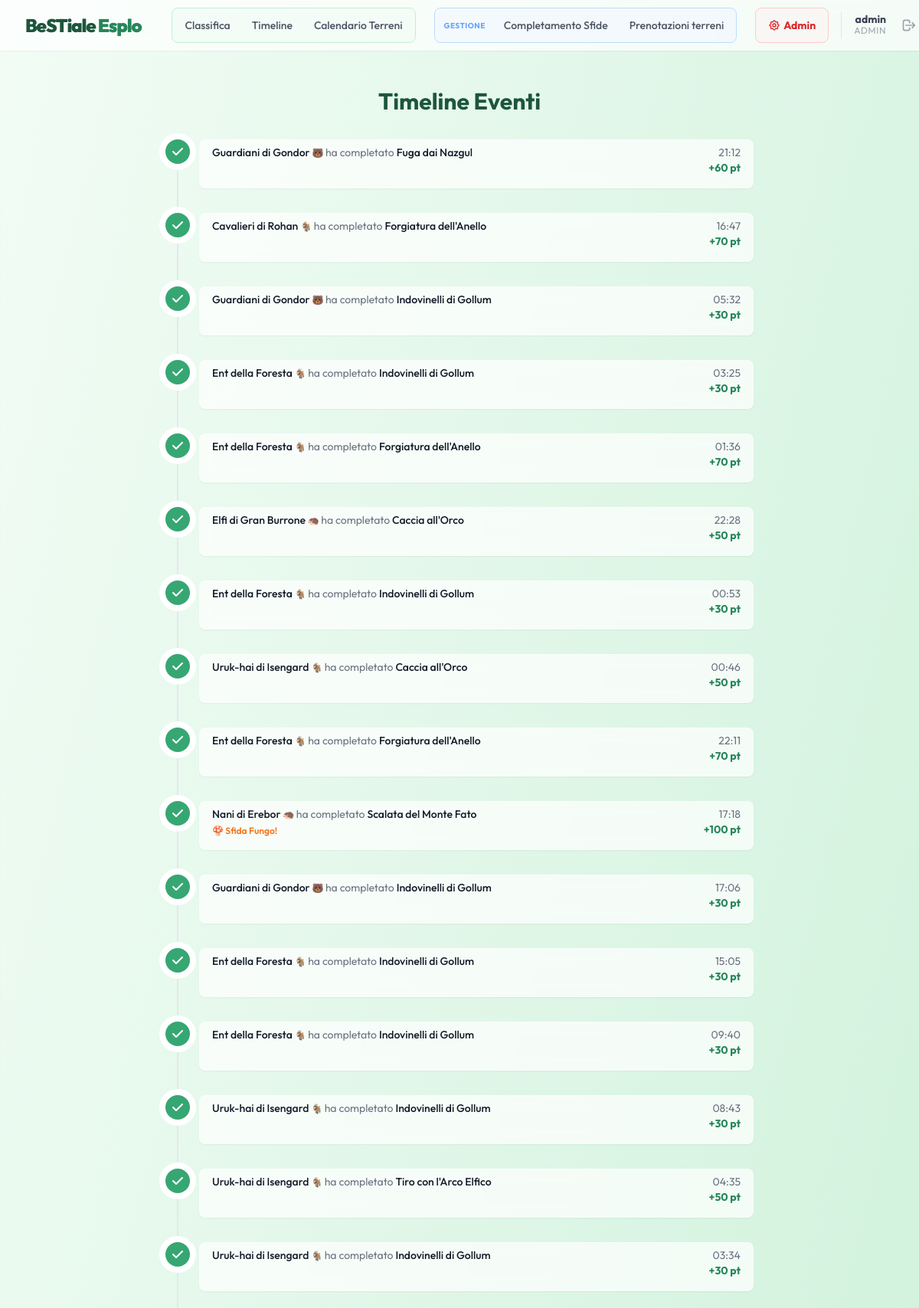
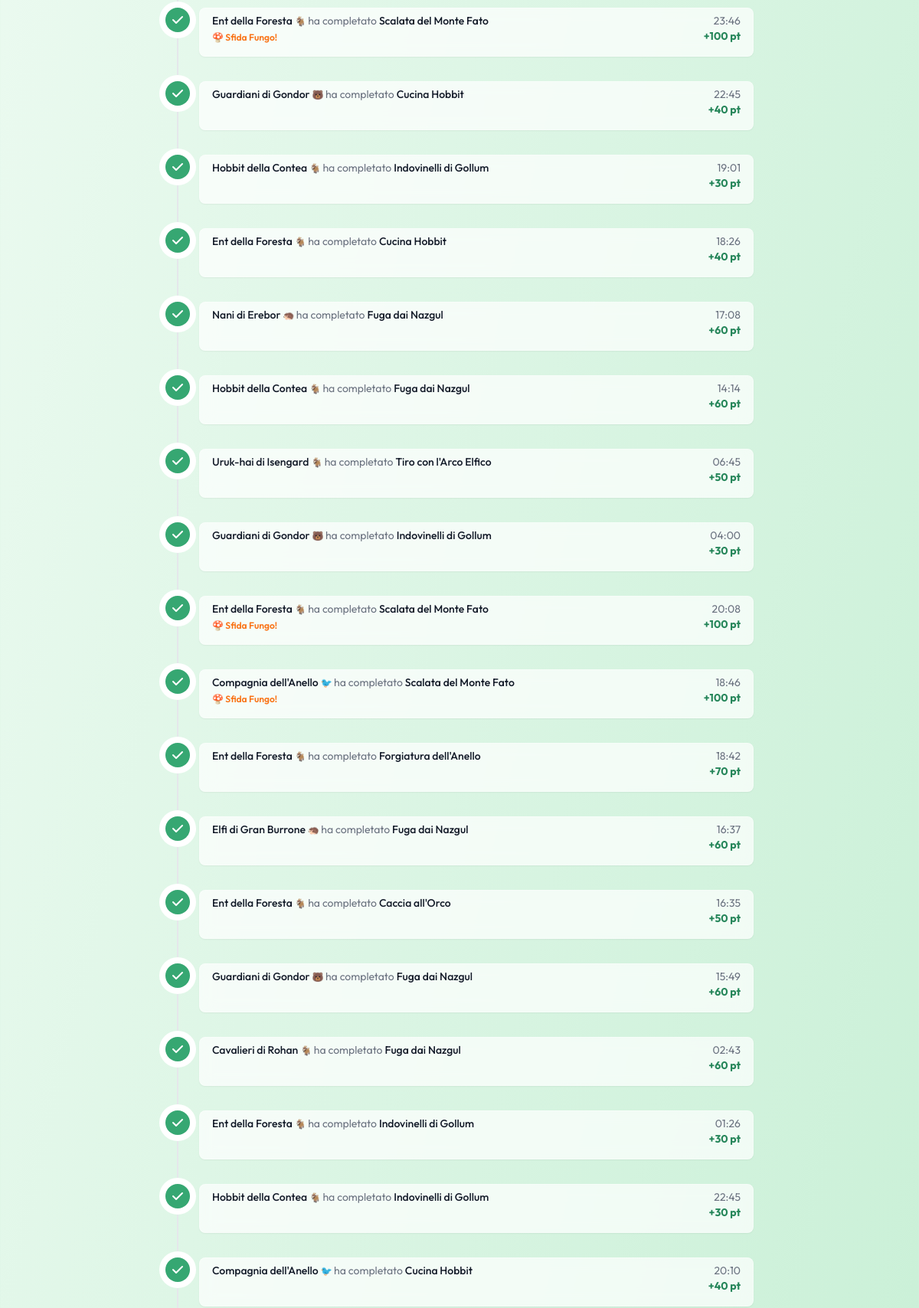
/timeline (signed in, upper part), run on the app's committed database (2 pictures, top to bottom).
### app/models.py (models this page shows)
class User(Base):
    __tablename__ = "users"
    id: Mapped[int] = mapped_column(primary_key=True, index=True)
    username: Mapped[str] = mapped_column(unique=True, index=True)
    password_hash: Mapped[str] = mapped_column()
    role: Mapped[str] = mapped_column()  # 'unit', 'tech', 'admin'
    unita_id: Mapped[int | None] = mapped_column(ForeignKey("unita.id"), nullable=True)
    unita: Mapped[Optional["Unita"]] = relationship()

class Completion(Base):
    __tablename__ = "completions"
    id: Mapped[int] = mapped_column(primary_key=True, index=True)
    pattuglia_id: Mapped[int] = mapped_column(ForeignKey("pattuglie.id"))
    challenge_id: Mapped[int] = mapped_column(ForeignKey("challenges.id"))
    timestamp: Mapped[datetime] = mapped_column(default=datetime.utcnow)
    pattuglia: Mapped["Pattuglia"] = relationship(back_populates="completions")
    challenge: Mapped["Challenge"] = relationship(back_populates="completions")

class Pattuglia(Base):
    __tablename__ = "pattuglie"
    id: Mapped[int] = mapped_column(primary_key=True, index=True)
    name: Mapped[str] = mapped_column(unique=True, index=True)
    capo_pattuglia: Mapped[str] = mapped_column()
    unita_id: Mapped[int] = mapped_column(ForeignKey("unita.id"))
    current_score: Mapped[int] = mapped_column(default=0)
    unita: Mapped["Unita"] = relationship(back_populates="pattuglie")
    completions: Mapped[list["Completion"]] = relationship(back_populates="pattuglia")

class Challenge(Base):
    __tablename__ = "challenges"
    id: Mapped[int] = mapped_column(primary_key=True, index=True)
    name: Mapped[str] = mapped_column(unique=True, index=True)
    description: Mapped[str] = mapped_column()
    points: Mapped[int] = mapped_column()
    is_fungo: Mapped[bool] = mapped_column(default=False)
    reward_tokens: Mapped[int] = mapped_column(default=0)
    completions: Mapped[list["Completion"]] = relationship(back_populates="challenge")

### app/routers/public.py (the view)
@router.get("/timeline", response_class=HTMLResponse)
async def timeline_page(request: Request, db: Session = Depends(get_db), user: User = Depends(get_authenticated_user)):
    completions = (
        db.query(Completion)
        .options(joinedload(Completion.pattuglia), joinedload(Completion.challenge))
        .order_by(Completion.timestamp.desc())
        .limit(100)
        .all()
    )
    unique_completions = []
    seen_ids = set()
    for c in completions:
        if c.id not in seen_ids:
            unique_completions.append(c)
            seen_ids.add(c.id)
    return templates.TemplateResponse(
        "timeline.html", {"request": request, "completions": unique_completions, "user": user}
    )

### app/templates/timeline.html
{% extends "base.html" %}
{% block content %}
<div class="max-w-3xl mx-auto px-4 py-6 sm:px-0">
    <h1 class="text-3xl font-bold text-scout-800 mb-8 text-center">Timeline Eventi</h1>
    <div class="flow-root">
        <ul role="list" class="-mb-8">
            {% for c in completions %}
            <li>
                <div class="relative pb-8">
                    {% if not loop.last %}
                    <span class="absolute top-4 left-4 -ml-px h-full w-0.5 bg-gray-200" aria-hidden="true"></span>
                    {% endif %}
                    <div class="relative flex space-x-3">
                        <div>
                            <span
                                class="h-8 w-8 rounded-full bg-scout-500 flex items-center justify-center ring-8 ring-white">
                                <svg class="h-5 w-5 text-white" xmlns="http://www.w3.org/2000/svg" viewBox="0 0 20 20"
                                    fill="currentColor" aria-hidden="true">
                                    <path fill-rule="evenodd"
                                        d="M16.707 5.293a1 1 0 010 1.414l-8 8a1 1 0 01-1.414 0l-4-4a1 1 0 011.414-1.414L8 12.586l7.293-7.293a1 1 0 011.414 0z"
                                        clip-rule="evenodd" />
                                </svg>
                            </span>
                        </div>
                        <div
                            class="min-w-0 flex-1 pt-1.5 flex justify-between space-x-4 glass p-4 rounded-lg shadow-sm ml-2">
                            <div>
                                <p class="text-sm text-gray-500">
                                    <span class="font-medium text-gray-900">{{ c.pattuglia.name }}</span>
                                    <span class="text-xs text-gray-400">
                                        {% if c.pattuglia.unita.sottocampo == 'Alpino' %}🐐{% elif
                                        c.pattuglia.unita.sottocampo == 'Prealpino' %}🦔{% elif
                                        c.pattuglia.unita.sottocampo == 'Montano' %}🐻{% elif
                                        c.pattuglia.unita.sottocampo == 'Collinare' %}🐦{% endif %}
                                    </span>
                                    ha completato <span class="font-medium text-gray-900">{{ c.challenge.name }}</span>
                                </p>
                                {% if c.challenge.is_fungo %}
                                <p class="text-xs text-orange-500 font-semibold mt-1">🍄 Sfida Fungo!</p>
                                {% endif %}
                            </div>
                            <div class="text-right text-sm whitespace-nowrap text-gray-500">
                                <time datetime="{{ c.timestamp }}">{{ c.timestamp.strftime('%H:%M') }}</time>
                                <div class="font-bold text-scout-600">+{{ c.challenge.points }} pt</div>
                            </div>
                        </div>
                    </div>
                </div>
            </li>
            {% endfor %}
        </ul>
    </div>
</div>
{% endblock %}

### app/templates/base.html (shortened to what this page needs)
<!DOCTYPE html>
<html lang="it">
<head>
    <script src="https://cdn.tailwindcss.com"></script>
</head>
<body class="bg-gradient-to-br from-scout-50 to-scout-200 min-h-screen text-slate-800">
    <nav class="glass sticky top-0 z-50 shadow-sm">
        <div class="max-w-7xl mx-auto px-4 sm:px-6 lg:px-8">
            <div class="flex justify-between h-16">
                <div class="flex-shrink-0 flex items-center">
                    <span class="font-black text-2xl tracking-tighter text-scout-800">
                        BeSTiale <span class="text-scout-600">Esplo</span>
                    </span>
                    <div class="hidden sm:flex sm:items-center sm:space-x-6 ml-10">
                        <div class="flex space-x-1 bg-scout-50/80 rounded-lg p-1 border border-scout-200 items-center">
                            <a href="/"
                                class="px-3 py-2 rounded-md text-sm font-medium text-gray-600 hover:text-scout-700 hover:bg-white/60 transition-colors">
                                Classifica
                            </a>
                            <a href="/timeline"
                                class="px-3 py-2 rounded-md text-sm font-medium text-gray-600 hover:text-scout-700 hover:bg-white/60 transition-colors">
                                Timeline
                            </a>
                            <a href="/prenotazioni"
                                class="px-3 py-2 rounded-md text-sm font-medium text-gray-600 hover:text-scout-700 hover:bg-white/60 transition-colors">
                                Calendario Terreni
                            </a>
                        </div>
                        {% if user and user.role in ['tech', 'admin'] %}
                        <div class="flex space-x-1 bg-blue-50/50 rounded-lg p-1 border border-blue-200 items-center">
                            <span
                                class="px-2 text-[10px] font-bold text-blue-400 uppercase tracking-wider hidden lg:block">Gestione</span>
                            <a href="/input"
                                class="px-3 py-2 rounded-md text-sm font-medium text-gray-600 hover:text-blue-700 hover:bg-white/60 transition-colors">
                                Completamento Sfide
                            </a>
                            <a href="/gestione-terreni"
                                class="px-3 py-2 rounded-md text-sm font-medium text-gray-600 hover:text-blue-700 hover:bg-white/60 transition-colors">
                                Prenotazioni terreni
                            </a>
                        </div>
                        {% endif %}
                    </div>
                    <div class="flex items-center space-x-4 ml-6">
                        {% if user and user.role == 'admin' %}
                        <div class="flex space-x-1 bg-red-50/50 rounded-lg p-1 border border-red-200">
                            <a href="/admin"
                                class="flex items-center px-3 py-2 rounded-md text-sm font-bold text-red-600 hover:text-red-800 hover:bg-white/60 transition-colors">
                                Admin
                            </a>
                        </div>
                        {% endif %}
                        {% if user %}
                        <div class="flex items-center space-x-3 pl-4 border-l border-gray-200">
                            <div class="flex flex-col text-right hidden md:flex">
                                <span class="text-sm font-bold text-gray-700 leading-none">{{ user.username }}</span>
                                <span class="text-xs text-gray-400 uppercase tracking-wider">{{ user.role }}</span>
                            </div>
                            <a href="/logout"
                                class="p-2 text-gray-400 hover:text-red-600 rounded-full hover:bg-red-50 transition-colors"
                                title="Esci">
                                <svg xmlns="http://www.w3.org/2000/svg" class="h-5 w-5" fill="none" viewBox="0 0 24 24"
                                    stroke="currentColor">
                                    <path stroke-linecap="round" stroke-linejoin="round" stroke-width="2"
                                        d="M17 16l4-4m0 0l-4-4m4 4H7m6 4v1a3 3 0 01-3 3H6a3 3 0 01-3-3V7a3 3 0 013-3h4a3 3 0 013 3v1" />
                                </svg>
                            </a>
                        </div>
                        {% endif %}
                    </div>
                </div>
            </div>
    </nav>
    <main class="max-w-7xl mx-auto py-6 sm:px-6 lg:px-8">
        {% block content %}{% endblock %}
    </main>
</body>
</html>

### app/templates/base.html (style rules this page uses)
body { font-family: 'Outfit', sans-serif; }
.glass { background: rgba(255, 255, 255, 0.7); backdrop-filter: blur(10px); -webkit-backdrop-filter: blur(10px); border: 1px solid rgba(255, 255, 255, 0.3); }

### data on the page
User: username "admin", role "ADMIN"
Completion: pattuglia.name "Guardiani di Gondor", challenge.name "Fuga dai Nazgul", timestamp "21:12", challenge.points "60"
Completion: pattuglia.name "Cavalieri di Rohan", challenge.name "Forgiatura dell'Anello", timestamp "16:47", challenge.points "70"
Completion: pattuglia.name "Guardiani di Gondor", challenge.name "Indovinelli di Gollum", timestamp "05:32", challenge.points "30"
Completion: pattuglia.name "Ent della Foresta", challenge.name "Indovinelli di Gollum", timestamp "03:25", challenge.points "30"
Completion: pattuglia.name "Ent della Foresta", challenge.name "Forgiatura dell'Anello", timestamp "01:36", challenge.points "70"
Completion: pattuglia.name "Elfi di Gran Burrone", challenge.name "Caccia all'Orco", timestamp "22:28", challenge.points "50"
Completion: pattuglia.name "Ent della Foresta", challenge.name "Indovinelli di Gollum", timestamp "00:53", challenge.points "30"
Completion: pattuglia.name "Uruk-hai di Isengard", challenge.name "Caccia all'Orco", timestamp "00:46", challenge.points "50"
Completion: pattuglia.name "Ent della Foresta", challenge.name "Forgiatura dell'Anello", timestamp "22:11", challenge.points "70"
Completion: pattuglia.name "Nani di Erebor", challenge.name "Scalata del Monte Fato", shows "🍄 Sfida Fungo!", timestamp "17:18", challenge.points "100"
Completion: pattuglia.name "Guardiani di Gondor", challenge.name "Indovinelli di Gollum", timestamp "17:06", challenge.points "30"
Completion: pattuglia.name "Ent della Foresta", challenge.name "Indovinelli di Gollum", timestamp "15:05", challenge.points "30"
Completion: pattuglia.name "Ent della Foresta", challenge.name "Indovinelli di Gollum", timestamp "09:40", challenge.points "30"
Completion: pattuglia.name "Uruk-hai di Isengard", challenge.name "Indovinelli di Gollum", timestamp "08:43", challenge.points "30"
Completion: pattuglia.name "Uruk-hai di Isengard", challenge.name "Tiro con l'Arco Elfico", timestamp "04:35", challenge.points "50"
Completion: pattuglia.name "Uruk-hai di Isengard", challenge.name "Indovinelli di Gollum", timestamp "03:34", challenge.points "30"
Completion: pattuglia.name "Ent della Foresta", challenge.name "Scalata del Monte Fato", shows "🍄 Sfida Fungo!", timestamp "23:46", challenge.points "100"
Completion: pattuglia.name "Guardiani di Gondor", challenge.name "Cucina Hobbit", timestamp "22:45", challenge.points "40"
Completion: pattuglia.name "Hobbit della Contea", challenge.name "Indovinelli di Gollum", timestamp "19:01", challenge.points "30"
Completion: pattuglia.name "Ent della Foresta", challenge.name "Cucina Hobbit", timestamp "18:26", challenge.points "40"
Completion: pattuglia.name "Nani di Erebor", challenge.name "Fuga dai Nazgul", timestamp "17:08", challenge.points "60"
Completion: pattuglia.name "Hobbit della Contea", challenge.name "Fuga dai Nazgul", timestamp "14:14", challenge.points "60"
Completion: pattuglia.name "Uruk-hai di Isengard", challenge.name "Tiro con l'Arco Elfico", timestamp "06:45", challenge.points "50"
Completion: pattuglia.name "Guardiani di Gondor", challenge.name "Indovinelli di Gollum", timestamp "04:00", challenge.points "30"
Completion: pattuglia.name "Ent della Foresta", challenge.name "Scalata del Monte Fato", shows "🍄 Sfida Fungo!", timestamp "20:08", challenge.points "100"
Completion: pattuglia.name "Compagnia dell'Anello", challenge.name "Scalata del Monte Fato", shows "🍄 Sfida Fungo!", timestamp "18:46", challenge.points "100"
Completion: pattuglia.name "Ent della Foresta", challenge.name "Forgiatura dell'Anello", timestamp "18:42", challenge.points "70"
Completion: pattuglia.name "Elfi di Gran Burrone", challenge.name "Fuga dai Nazgul", timestamp "16:37", challenge.points "60"
Completion: pattuglia.name "Ent della Foresta", challenge.name "Caccia all'Orco", timestamp "16:35", challenge.points "50"
Completion: pattuglia.name "Guardiani di Gondor", challenge.name "Fuga dai Nazgul", timestamp "15:49", challenge.points "60"
Completion: pattuglia.name "Cavalieri di Rohan", challenge.name "Fuga dai Nazgul", timestamp "02:43", challenge.points "60"
Completion: pattuglia.name "Ent della Foresta", challenge.name "Indovinelli di Gollum", timestamp "01:26", challenge.points "30"
Completion: pattuglia.name "Hobbit della Contea", challenge.name "Indovinelli di Gollum", timestamp "22:45", challenge.points "30"
Completion: pattuglia.name "Compagnia dell'Anello", challenge.name "Cucina Hobbit", timestamp "20:10", challenge.points "40"
